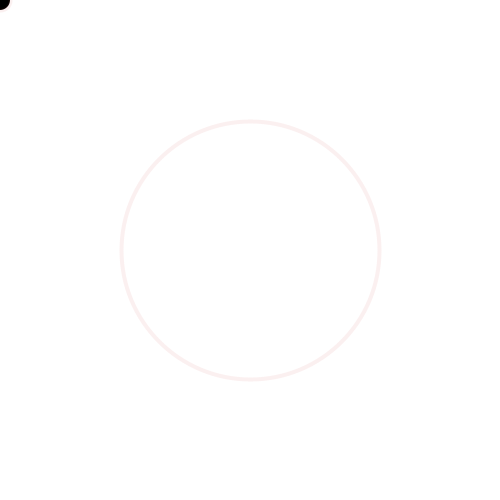
Frame 1 (no input)
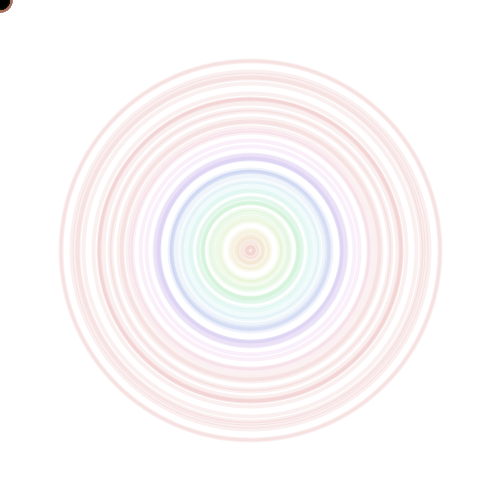
Frame 60 (the mouse pressed at the canvas centre just before this capture)
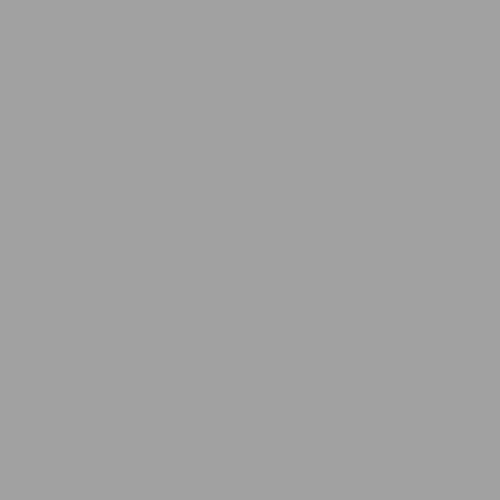
Frame 120 (the mouse held since frame 60 and released just before this capture)

The Processing sketch that drew these frames (run headless with seeded random() and noise(); from frame 60 on, the mouse is pressed at the canvas centre):

// Processing sketch: processing_94813
// ── processing_94813.pde

int x=0; //defines int x

void setup()
{
    size(500,500); //defines the size
    smooth(); //makes it smooth
    colorMode(HSB); //set the colors to hue, saturation and brightness
    background(255); //sets the background to white
}
void draw()
{
    x=int(random(400));; //draws circles randomly until 400
    noFill(); //makes it no fill
    strokeWeight(4); //defines the stroke weight of the circles
    stroke(x,180,200,20); //defines the stroke color
    ellipse(width/2,height/2,x,x); //draws the ellipses

    if(mousePressed)
    {
       background(random(255)); //if mouse is pressed, the program resets to a different background color
    }
    else
    {
      fill(mouseX-HSB, mouseY-HSB, (mouseX*mouseY)); //defines the color of the circles made when mouse is moved
      ellipse(mouseX,mouseY,20,20); //draws circles when mouse is moved
    }
}
